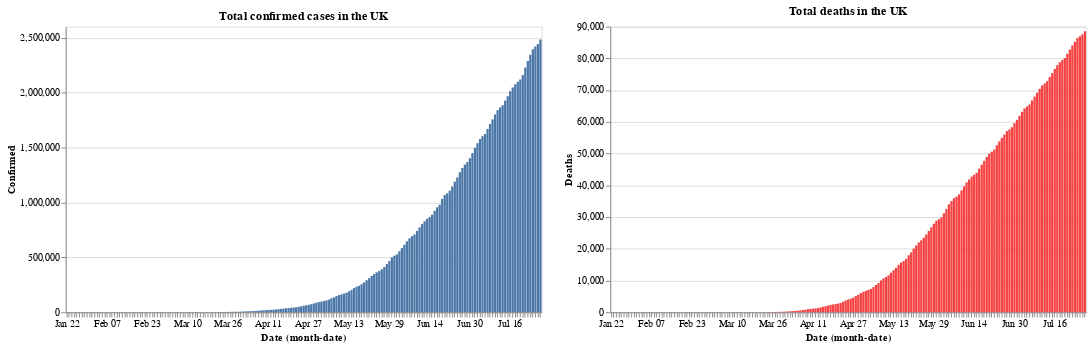

Notebook code for this chart:
### Code cell
base.encode(y='Confirmed').properties(title='Total confirmed cases in the UK') | base.encode(y='Deaths', color=red).properties(title='Total deaths in the UK')

### Figure 1 — Vega-Lite specification as saved in the notebook (floating-point values rounded to 4 significant figures; data arrays with more than 128 entries replaced by an {"elided": "..."} marker saying what was removed)
{"config": {"view": {"continuousWidth": 400, "continuousHeight": 300}}, "hconcat": [{"mark": "bar", "encoding": {"x": {"type": "ordinal", "field": "Date", "timeUnit": "monthdate"}, "y": {"type": "quantitative", "field": "Confirmed"}}, "title": "Total confirmed cases in the UK", "width": 500}, {"mark": "bar", "encoding": {"color": {"value": "#f54242"}, "x": {"type": "ordinal", "field": "Date", "timeUnit": "monthdate"}, "y": {"type": "quantitative", "field": "Deaths"}}, "title": "Total deaths in the UK", "width": 500}], "data": {"name": "data-b7c14f6e114b664be5a6b329d6be2387"}, "$schema": "https://vega.github.io/schema/vega-lite/v4.8.1.json", "datasets": {"data-b7c14f6e114b664be5a6b329d6be2387": {"elided": "189 records"}}}
